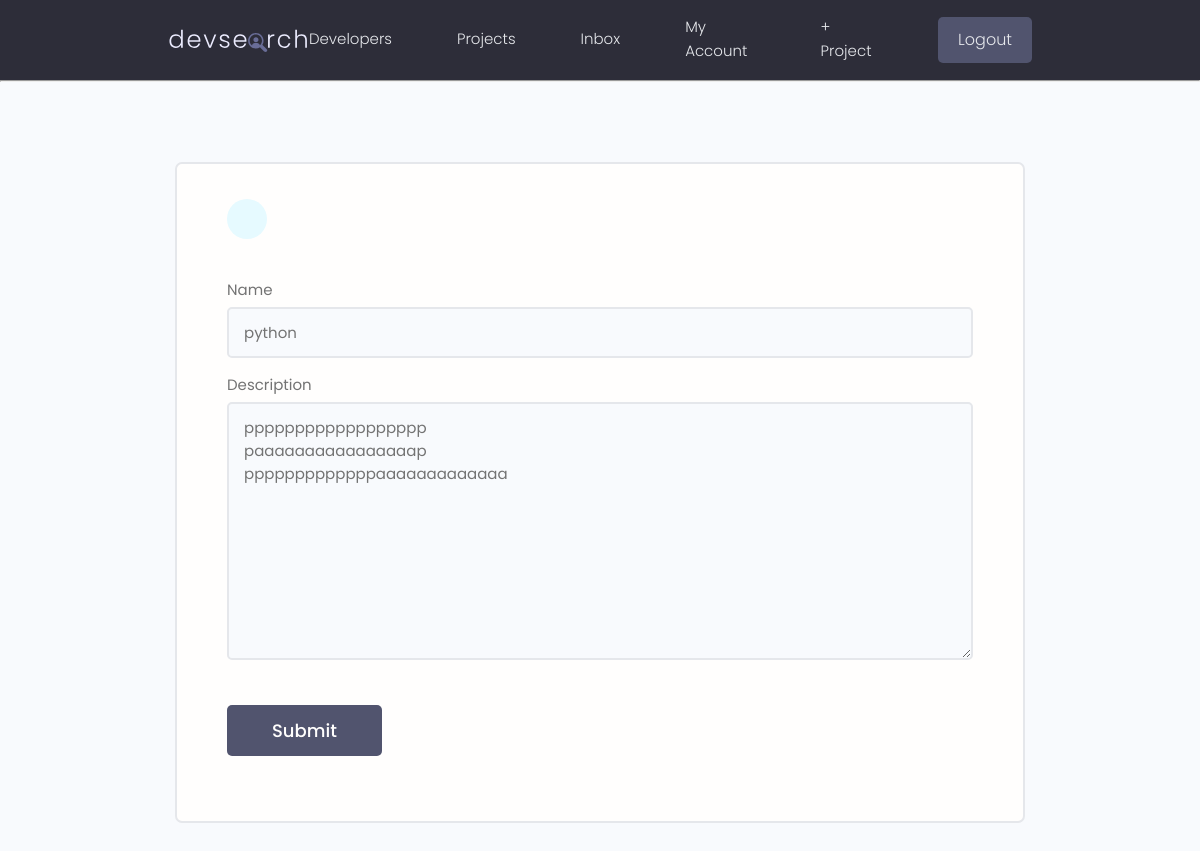
Before: /update-skill/53809935-2bd7-4f09-927e-5c9c259b8813/ (signed in) with the older database file.
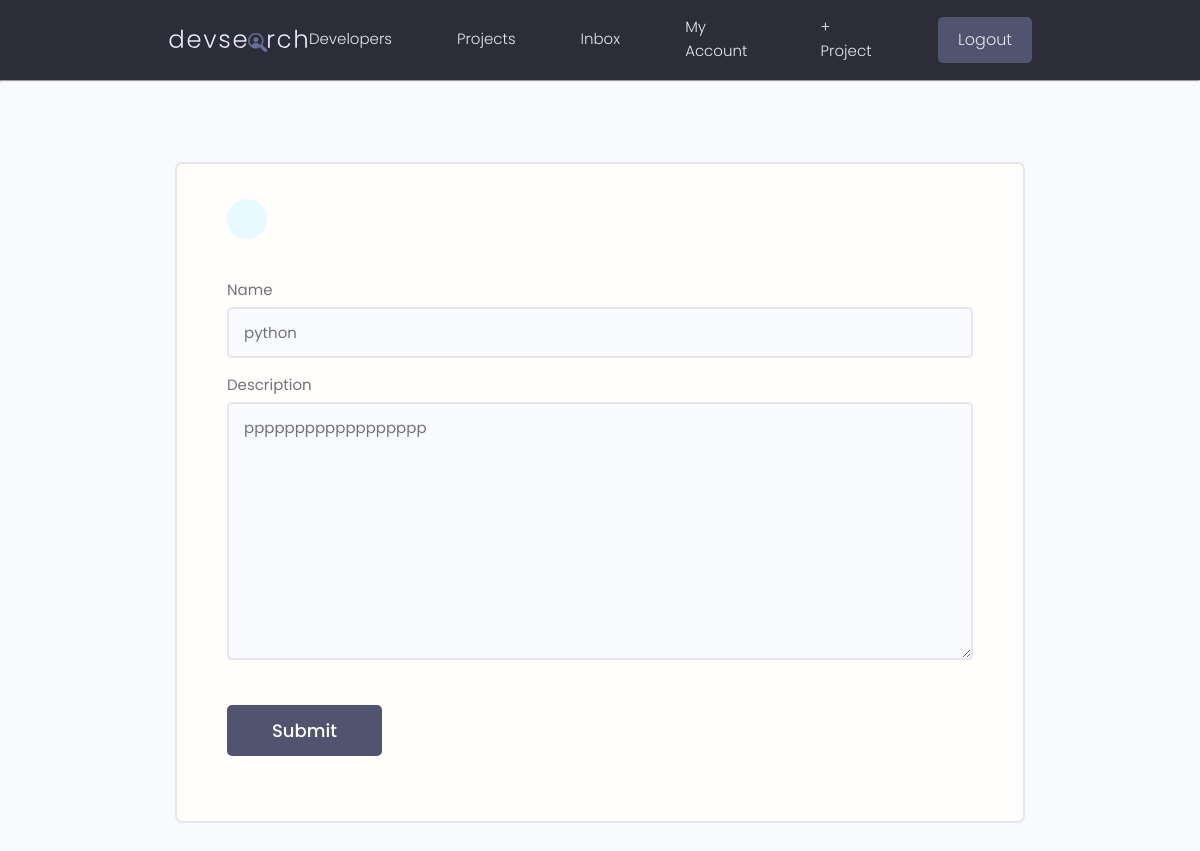
After: the same page with the newer database file.
### users/models.py (models this page shows, shortened)
class skills(models.Model):
    owner= models.ForeignKey(Profile, on_delete=models.CASCADE, null=True, blank=True)
    name=models.CharField(max_length = 200,null=True, blank=True)
    description=models.TextField(null=True,blank=True)
    created=models.DateTimeField(auto_now_add=True)
    id=models.UUIDField(default=uuid.uuid4, unique=True,primary_key=True,editable=False)

### users/views.py (the view)
# urls.py: path('update-skill/<str:pk>/',views.updateSkill,name="update-skill"),
@login_required(login_url='login')
def updateSkill(request,pk):
    profile=request.user.profile
    skill=profile.skills_set.get(id=pk)
    form=SkillForm(instance=skill)
    if request.method=='POST':
        form=SkillForm(request.POST,instance=skill)
        if form.is_valid():
            form.save()
            messages.success(request, 'skill was updated!')
            return redirect('account')
    context={'form':form}
    return render(request,'users/skill_form.html',context)

### users/forms.py
class SkillForm(ModelForm):
    class Meta:
        model=skills
        fields='__all__'
        exclude=['owner']
    def __init__(self,*args,**kwargs):
        super(SkillForm, self).__init__(*args,**kwargs)
        for key, value in self.fields.items():
            value.widget.attrs.update({"class":"input input--text"})

### users/templates/users/skill_form.html (shortened to what this page needs)
{% extends 'main.html' %}
{% block content %}
<main class="formPage my-xl">
    <div class="content-box">
        <div class="formWrapper">
            <a class="backButton" href="{% url 'account' %}"></a>
            <br>
                <form class="form"   action="" method="POST">
                    {% for field in form %}
                    <div class="form__field">
                        <label for="formInput#text">{{field.label}}</label>
                        {{field}}
                    </div>
                    {% endfor %}
                    <input class="btn btn--sub btn--lg  my-md" type="submit" value="Submit" />
        </div>
    </div>
</main>
{% endblock content %}

Changed rows visible on the page:
changed skills "python": description "pppppppppppppppppp paaaaaaaaaaaaaaaap pppppppppppppaaaaaaaaaaaaa" → "pppppppppppppppppp"
